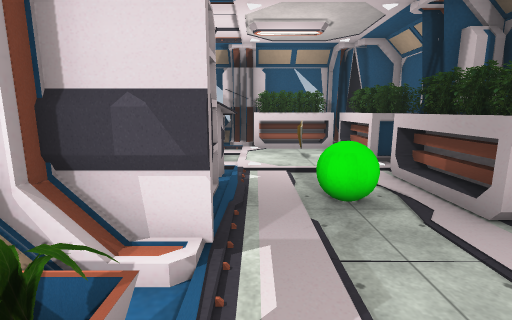
View 1 (above)

21 first-person views from a walk through a 3-D level made in the Unity game engine. The camera is 1.4 m above the floor, tilts 10° down and sees 85° across. The floor is counted in squares, 1 m on a side. Each view is taken from the middle of a square. On the plan, view 1 faces up. The plan holds only what a view shows up to about 14 squares ahead; the rest is blank. The place goes on beyond the plan. The player character is not drawn. Door leaves are left out, so doorways stand open. Some surface patterns are stand-ins.

View 2
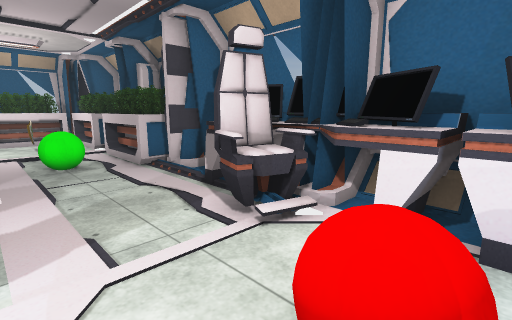

View 3
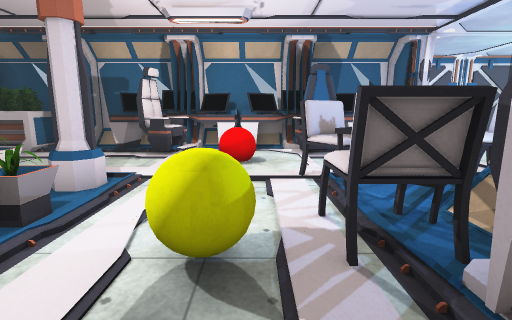

View 4
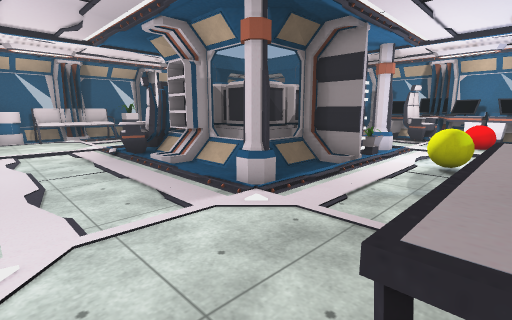

View 5
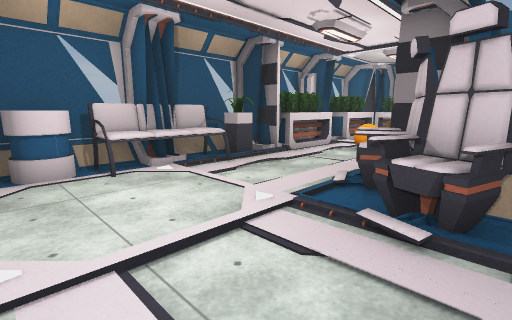

View 6
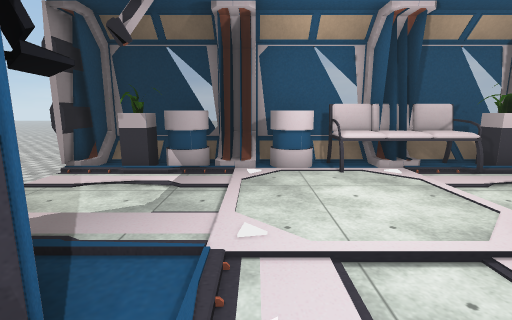

View 7
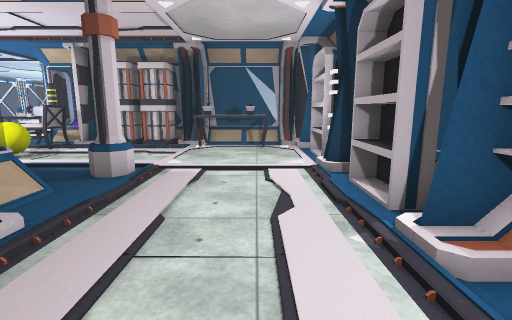

View 8
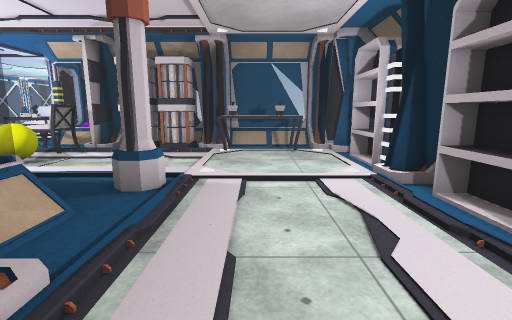

View 9
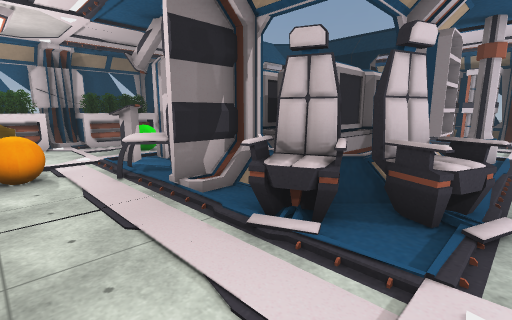

View 10
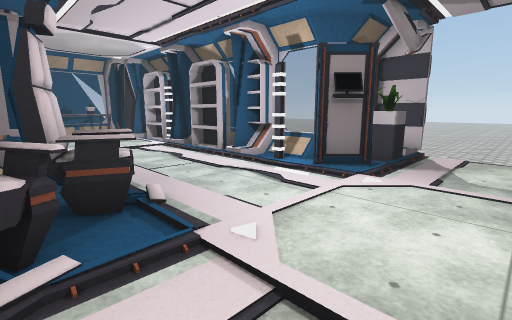

View 11
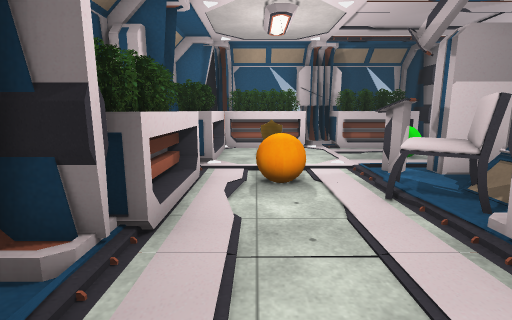

View 12
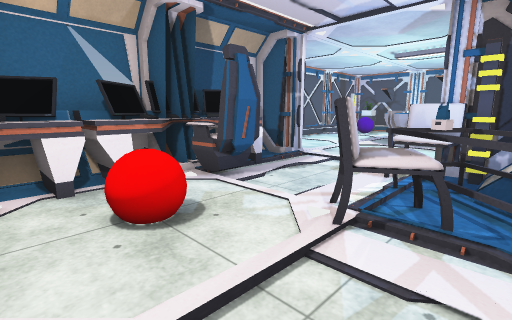

View 13
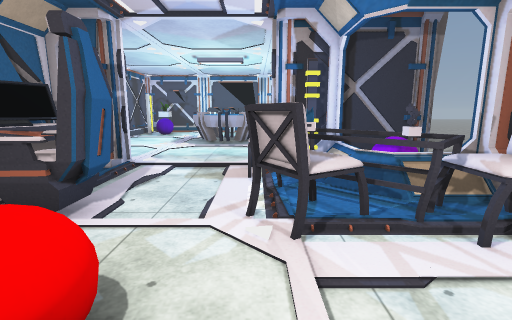

View 14
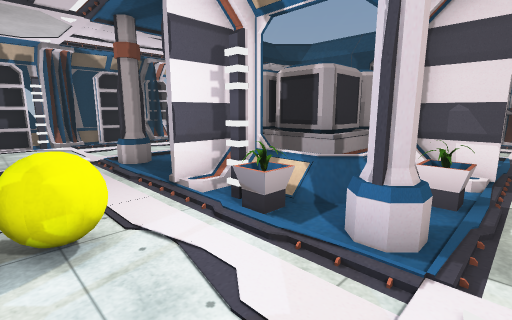

View 15
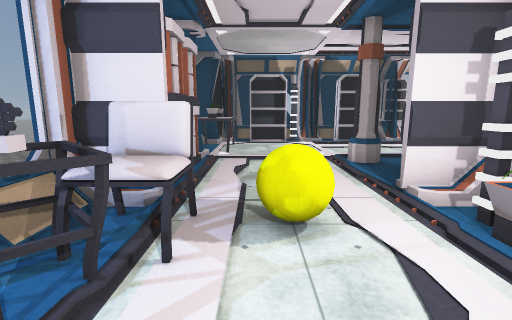

View 16
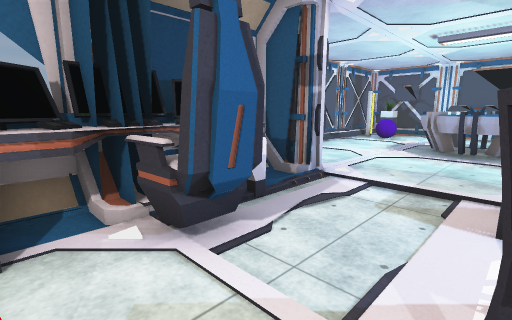

View 17
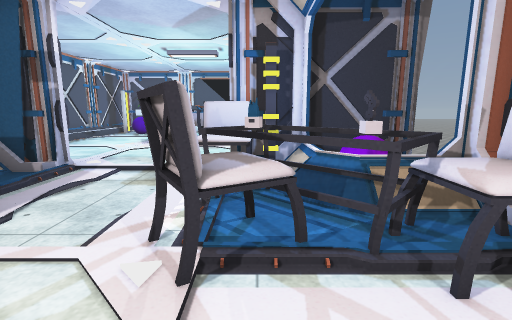

View 18
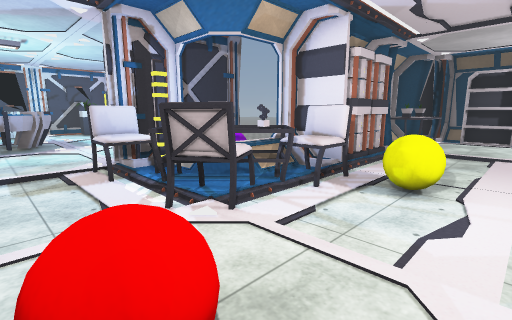

View 19
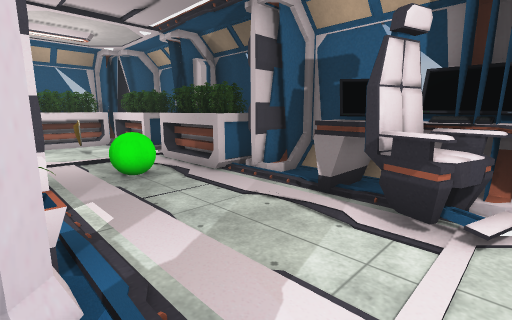

View 20
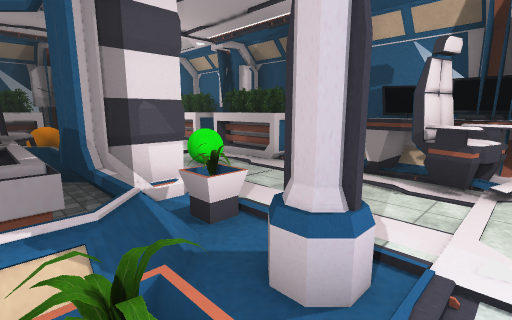

View 21
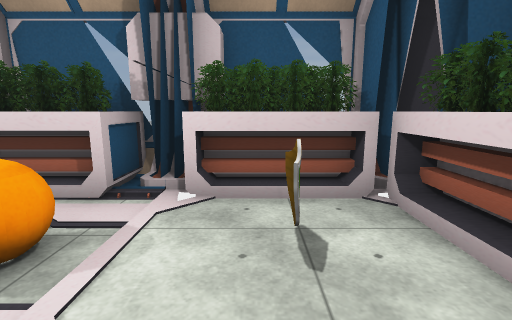

### Floor plan
Key: @ floor where view 1 was taken; # wall or solid block; x gap in a wall; . floor; D open door; = window, fence, low wall or low ledge; S shelf; C console; B green ball; P plant; E desk; R red ball; L column; A ball; H chair; T table; F sofa; N orange ball; Y battery; O other object.
Columns run from 16 left of view 1 to 7 right of it. Each row starts with its distance up from view 1.
 12 #==##==##==##==#S==##
 11 #.POOOFFFP.#OOOSSOOO##
 10 D.... FFFF.DOOOOOOOOO#
  9 D..........DD.NN.O.OO#
  8 D..........DD.NN.O.OO#
  7 D.........ODDH.x...OSS
  6 #POO.....OO##HHC...OS#
  5 # #O...OOO#####S.BBOO=
  4   =.....O=OOOO#S.BBOO=
  3   SS....S#OOOO##DDDOO#
  2   #S....SSOOOO##DDDD##
  1   =S.....=OOOO=P....E=
  0   =S.....==##==.@..EE=
 -1   ##....L..###.L..OOE#
 -2   ##.......DD......EE#
 -3    S.......DAA...RREE=
 -4   =S.......DAA...RREE=
 -5   ##.OOO...DHHTHH.OEE#
 -6   ###OOO#.Y##HTHH.OOE#
 -7    ##==##==###TTT..EE=
 -8              O#HH..EE=
 -9             ###HHDDD##
-10               ##DDDD#
-11        ..      ......
-12        ...     .......
-13         ..     ........
-14         ..     ..OO....
-15                .OOOO...#
-16                . OO ...#
-17                  OO ...#
-18                    ...
-19                   ...OO
-20                 CCCC
-21                  ###

Positions as (right, up) in squares from view 1, and headings:
1: (0, 0), facing up
2: (0, -4), facing up-right
3: (-6, -4), facing right
4: (-12, -5), facing up-right
5: (-12, 4), facing up-right
6: (-12, 4), facing up
7: (-11, 5), facing down
8: (-10, 4), facing down
9: (-9, 9), facing down-right
10: (-7, 9), facing down-left
11: (-7, 9), facing right
12: (-2, -2), facing down-right
13: (0, -2), facing down
14: (0, -4), facing up-left
15: (0, -4), facing left
16: (0, -4), facing down-right
17: (-1, -3), facing down
18: (2, -2), facing down-left
19: (-1, -2), facing up-right
20: (-3, -2), facing up-right
21: (1, 6), facing up
